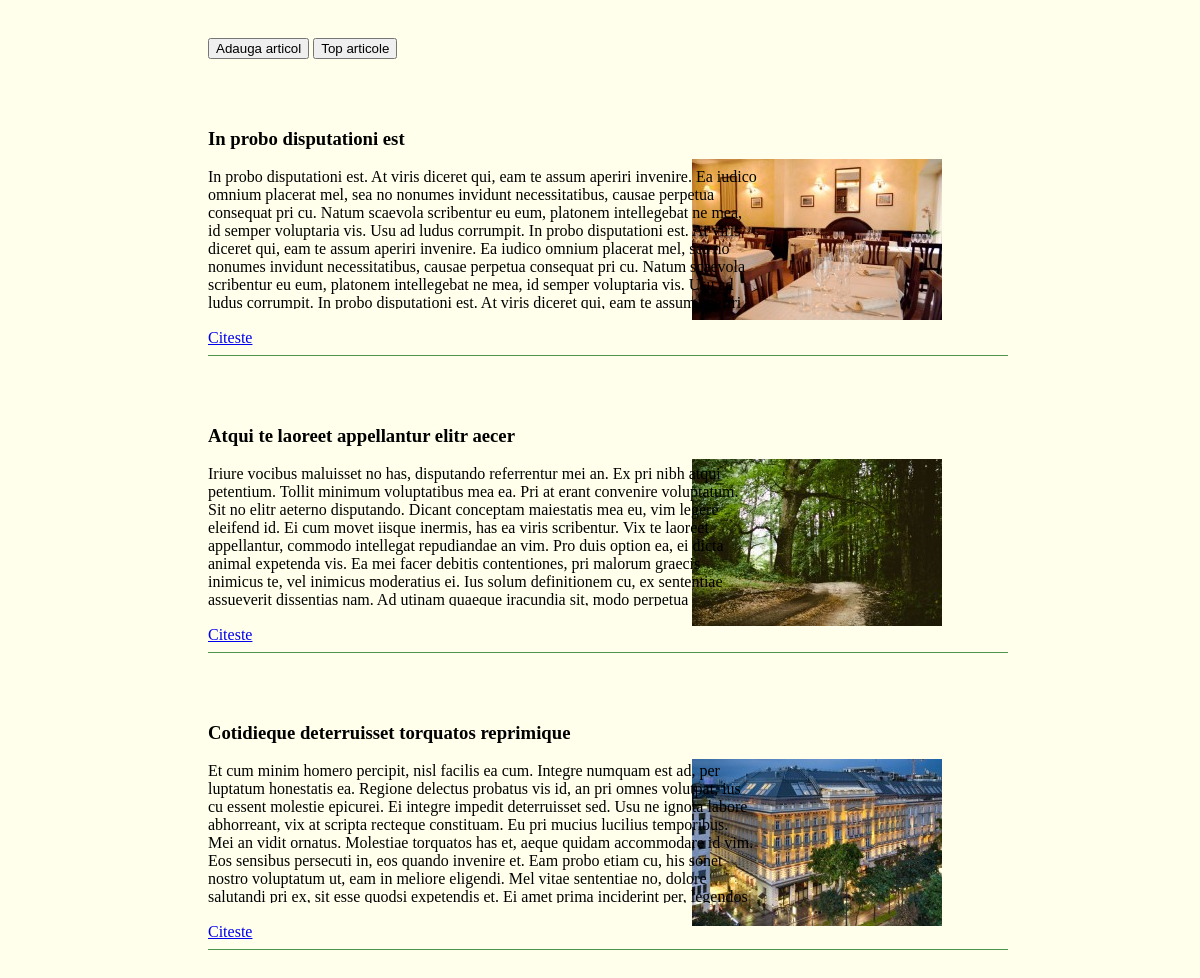
Screenshot of /index.php/list_article with the database file from the repository.
### tables this page shows
CREATE TABLE IF NOT EXISTS `stored_articles` (
  `id` int(11) NOT NULL AUTO_INCREMENT,
  `title` varchar(150) NOT NULL,
  `slug` varchar(150) NOT NULL,
  `content` text NOT NULL,
  `views` int(50) NOT NULL,
  PRIMARY KEY (`id`)
);

### application/controllers/list_article.php (called while the page is built, shortened)
<?php
class List_article extends CI_Controller
{
    public function __construct()
    {
        $this->load->model('list_article_photos');
        $this->load->model('list_article_content');
    }
    public function index()
    {
        $this->load->view("includes/header");
        $data['images'] = $this->list_article_photos->get_images();
        $this->load->view("list_article", $data);
        $this->load->model('list_article_photos');
        $row['dt'] = $this->list_article_content->view();
        $this->load->view('list_article_content', $row);
        $this->load->view("includes/footer");
    }
}

### index.php (called while the page is built, shortened)
<?php
require_once BASEPATH.'core/CodeIgniter.php';

### application/models/list_article_photos.php (called while the page is built, shortened)
<?php
class List_article_photos extends CI_Model
{
    private $gallery_path;
    private $gallery_path_url;
    function __construct()
    {
        $this->gallery_path = realpath(APPPATH . "../images");
        $this->gallery_path_url = base_url() . 'images/';
    }
    function get_images()
    {
        $files = scandir($this->gallery_path);
        $files = array_diff($files, array('.', '..', 'thumbs'));
        $images = array();
        foreach ($files as $file) {
            $images[] = array(
                'url' => $this->gallery_path_url . $file,
                'thumb_url' => $this->gallery_path_url . 'thumbs/' . $file,
            );
        }
        return $images;
    }
}

### application/models/list_article_content.php (called while the page is built, shortened)
<?php
class List_article_content extends CI_Model
{
    function view()
    {
        $data = $this->db->get('stored_articles');
        if ($data->num_rows() > 0) {
            foreach ($data->result() as $row) {
                $result[] = $row;
            }
            return $result;
        }
    }
}

### application/views/list_article_content.php (the view)
<div class="content">
    <?php foreach ($dt as $rows) {
        ?>
        <div id="read_content">
        <h3><?php echo $rows->title ?></h3>
        <p><?php echo $rows->content ?></p>
      </div>
        <div id="read">   <a href="<?php echo site_url('list_article/detail/' . $rows->slug) ?>">Citeste</a>
        </div> <hr align="left" width="200%"  style="border: none; height: 1px; color: #4D944D; background: #4D944D;" />
        <?php
    }
    ?>
</div>

### application/views/includes/header.php (shortened to what this page needs)
<!DOCTYPE html5>
<html lang="en">
    <head>
        <link href="<?php echo base_url(); ?>css/style.css" type="text/css"  rel="stylesheet"  />
    </head>
    <body>

### application/views/list_article.php
<button id="button_add"><a href="<?php echo base_url(); ?>article">Adauga articol</a></button>
<button id="button_top"><a href="<?php echo base_url(); ?>top_article">Top articole</a></button>
<div class="gallery">
 <?php
        foreach ($images as $image):
            ?>
            <div class="thumb">
                <a href="<?php echo $image['url']; ?>">
                    <img src ="<?php echo $image['thumb_url']; ?>"/>
                </a>
            </div>
        <?php
        endforeach;
        ?>
</div>

### application/views/includes/footer.php
</body>
</html>

### css/style.css (style rules this page uses)
body { background-color: #FFFFEB; }
.gallery { margin-left:600px; margin-top:30px; }
.content { margin-left:200px; width:400px; height:1000px; margin-top:30px; }
#read_content { width:550px; margin-top:50px; height:200px; position:relative; overflow: hidden; }
#read { margin-top:20px; }
.thumb { margin-top:70px; width:500px; padding-bottom:30px; float:right; margin-left:-100px; height:200px; }
button a { text-decoration:none; color:black; margin-top:30px; }
#button_add { margin-left:200px; }
button { text-decoration: none; margin-top: 30px; }

### rows the page displays
stored_articles: title "In probo disputationi est", content "In probo disputationi est. At viris diceret qui, eam te assum aperiri invenire. Ea iudico omnium placerat mel, sea no nonumes invidunt necessitatibus, causae perpetua consequat pri cu. Natum scaevola scribentur eu eum, platonem intellegebat ne mea, id semper voluptaria vis. Usu ad ludus corrumpit. In probo disputationi est. At viris diceret qui, eam te assum aperiri invenire. Ea iudico omnium placerat mel, sea no nonumes invidunt necessitatibus, causae perpetua consequat pri cu. Natum scaevola scribentur eu eum, platonem intellegebat ne mea, id semper voluptaria vis. Usu ad ludus corrumpit. In probo disputationi est. At viris diceret qui, eam te assum aperiri…"
stored_articles: title "Atqui te laoreet appellantur elitr aecer", content "Iriure vocibus maluisset no has, disputando referrentur mei an. Ex pri nibh atqui petentium. Tollit minimum voluptatibus mea ea. Pri at erant convenire voluptatum. Sit no elitr aeterno disputando. Dicant conceptam maiestatis mea eu, vim legere eleifend id. Ei cum movet iisque inermis, has ea viris scribentur. Vix te laoreet appellantur, commodo intellegat repudiandae an vim. Pro duis option ea, ei dicta animal expetenda vis. Ea mei facer debitis contentiones, pri malorum graecis inimicus te, vel inimicus moderatius ei. Ius solum definitionem cu, ex sententiae assueverit dissentias nam. Ad utinam quaeque iracundia sit, modo perpetua…"
stored_articles: title "Cotidieque deterruisset torquatos reprimique", content "Et cum minim homero percipit, nisl facilis ea cum. Integre numquam est ad, per luptatum honestatis ea. Regione delectus probatus vis id, an pri omnes volutpat, ius cu essent molestie epicurei. Ei integre impedit deterruisset sed. Usu ne ignota labore abhorreant, vix at scripta recteque constituam. Eu pri mucius lucilius temporibus. Mei an vidit ornatus. Molestiae torquatos has et, aeque quidam accommodare id vim. Eos sensibus persecuti in, eos quando invenire et. Eam probo etiam cu, his sonet nostro voluptatum ut, eam in meliore eligendi. Mel vitae sententiae no, dolore salutandi pri ex, sit esse quodsi expetendis et. Ei amet prima inciderint per, legendos…"
